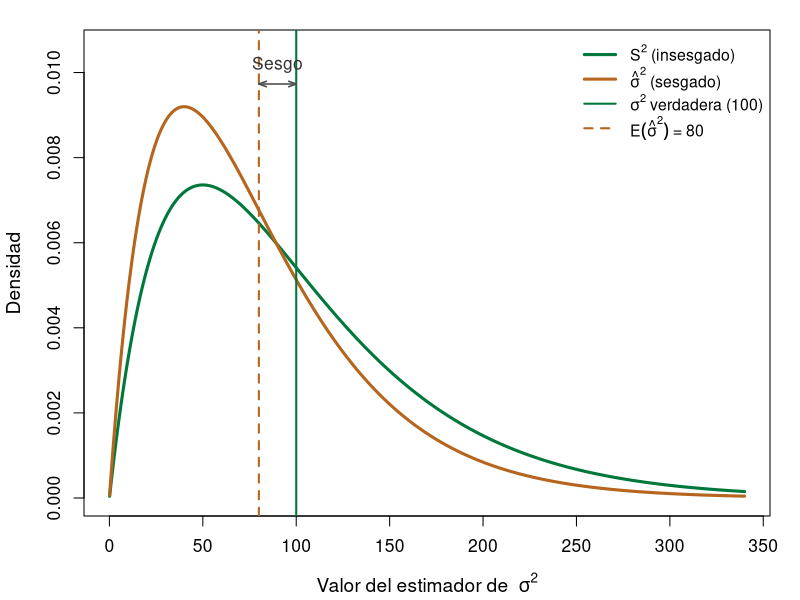
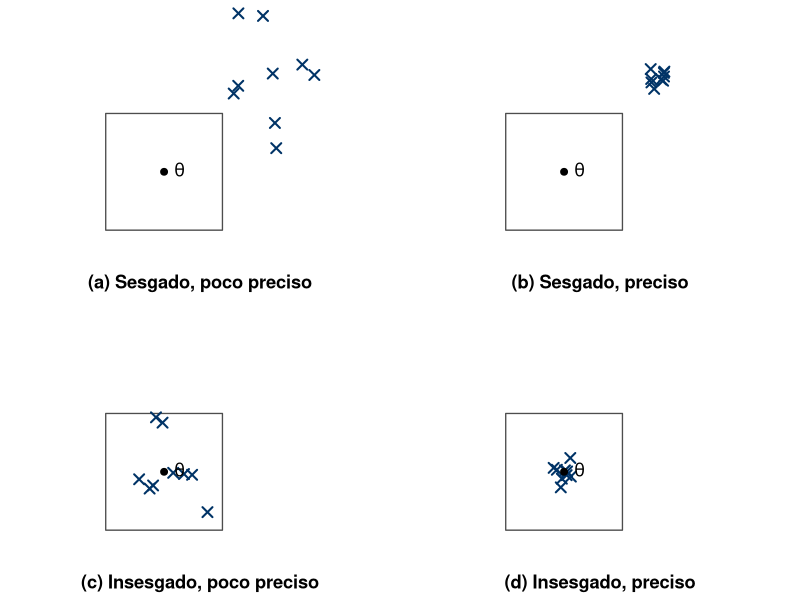
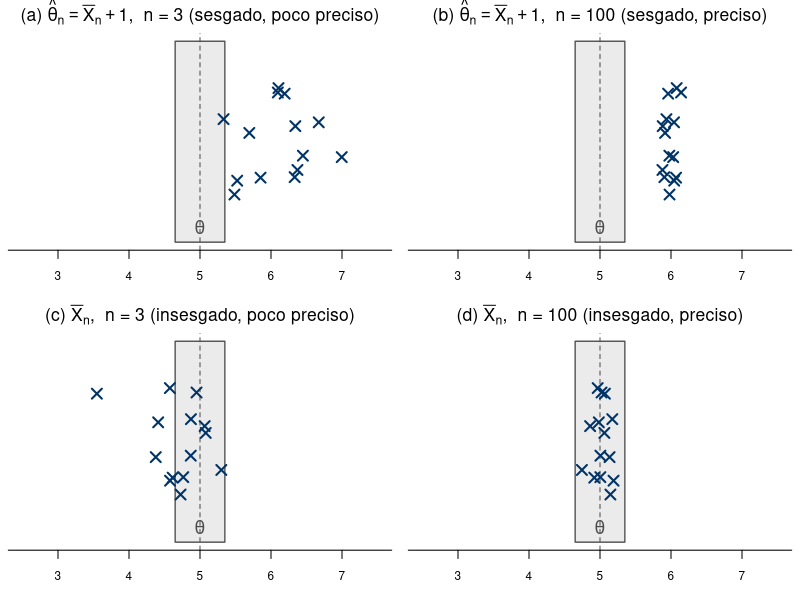
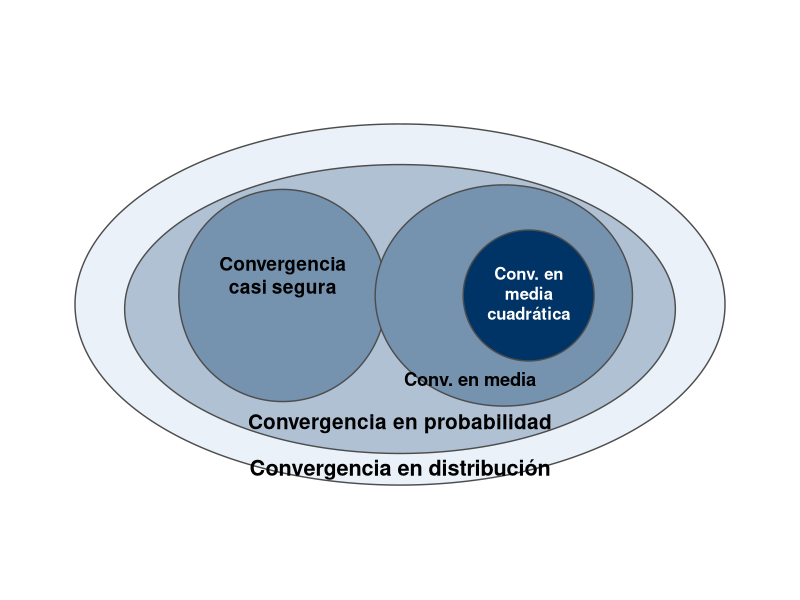
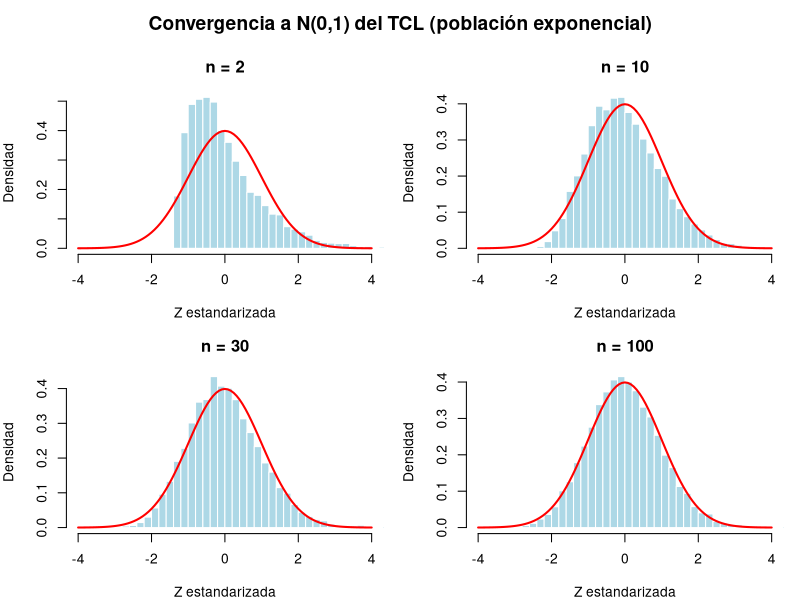
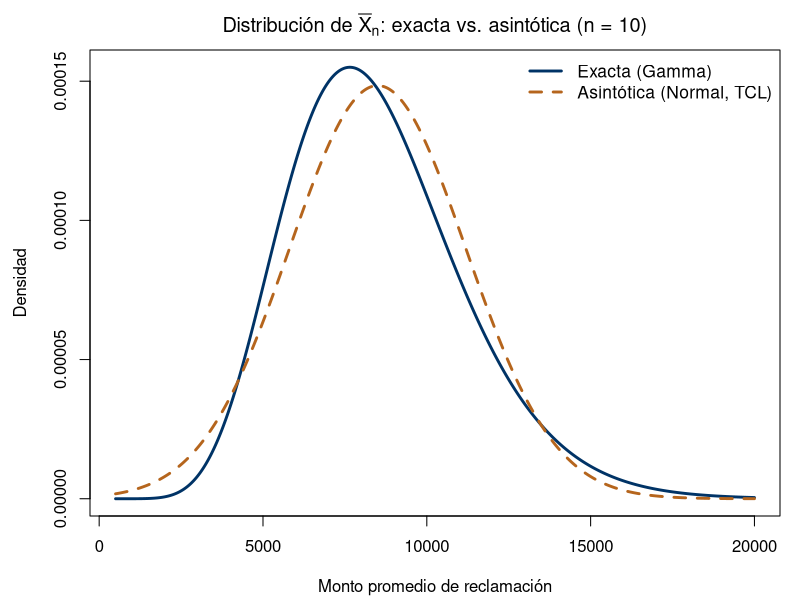
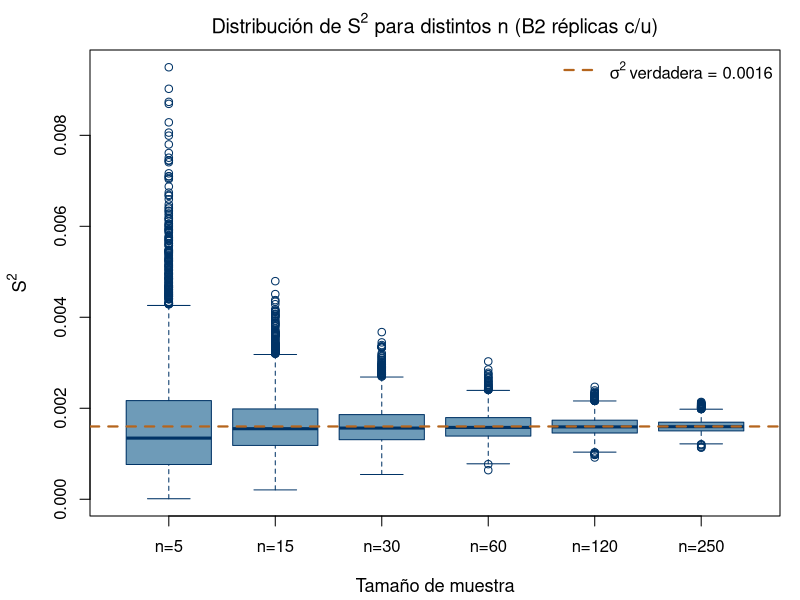
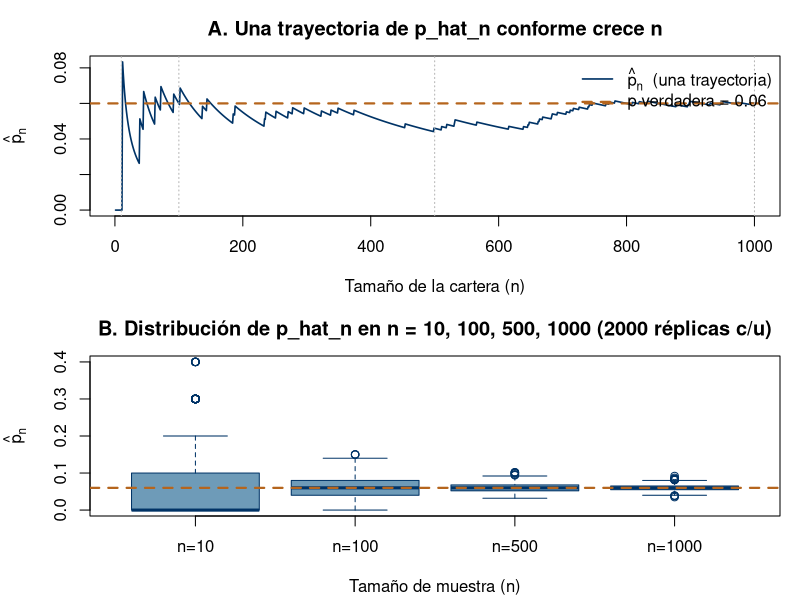

Source code (R) for these figures, in order:
# ==============================================================
# Capítulo 4 - Estimación puntual, convergencia y máxima verosimilitud
# Inferencia Estadística, EST-11102, ITAM
# ==============================================================

# Si este script se ejecuta en un entorno con locale POSIX/C (sin
# UTF-8), los acentos en las etiquetas de las figuras (p. ej.
# "distribución", "cuadrática") se corrompen al renderizar. Este
# intento silencioso de fijar un locale UTF-8 evita ese problema; si
# el locale no está disponible en el sistema, no interrumpe el script.
try(Sys.setlocale("LC_CTYPE", "C.UTF-8"), silent = TRUE)

# --------------------------------------------------------------
# 1. Figura: sesgo vs. varianza (Sección 4.2, Figura cap4_sesgo_varianza)
#    Distribuciones EXACTAS (no simuladas) de S^2 y sigma_hat^2 para el
#    Ejemplo 4.2.1 (n=5, sigma^2=100), usando (n-1)S^2/sigma^2 ~ chi^2_(n-1).
# --------------------------------------------------------------
n_fig <- 5
sigma2_fig <- 100
df_fig <- n_fig - 1

# S^2 = (sigma^2/(n-1)) * W, W ~ chi2_(n-1)  =>  densidad de S^2 en s:
dS2 <- function(s) dchisq((df_fig / sigma2_fig) * s, df = df_fig) * (df_fig / sigma2_fig)
# sigma_hat^2 = (sigma^2/n) * W  =>  densidad de sigma_hat^2 en t:
dSigmaHat2 <- function(t) dchisq((n_fig / sigma2_fig) * t, df = df_fig) * (n_fig / sigma2_fig)

x_fig <- seq(0.1, 340, length.out = 1000)
AZUL_ITAM  <- "#003366"
VERDE_ITAM <- "#00783C"
NARANJA    <- "#B5651D"

png("cap4_sesgo_varianza.png", width = 2200, height = 1500, res = 220)
par(mar = c(4.2, 4.2, 1.5, 1.5))
yS2 <- dS2(x_fig); ySigmaHat2 <- dSigmaHat2(x_fig)
ymax_fig <- max(yS2, ySigmaHat2) * 1.15
plot(x_fig, yS2, type = "l", col = VERDE_ITAM, lwd = 3,
     xlab = expression(paste("Valor del estimador de  ", sigma^2)),
     ylab = "Densidad", ylim = c(0, ymax_fig), xlim = c(0, 340),
     cex.lab = 1.15, cex.axis = 1.05)
lines(x_fig, ySigmaHat2, col = NARANJA, lwd = 3)
abline(v = sigma2_fig, col = VERDE_ITAM, lwd = 2, lty = 1)
abline(v = (df_fig / n_fig) * sigma2_fig, col = NARANJA, lwd = 2, lty = 2)
y_bracket <- ymax_fig * 0.92
arrows(x0 = (df_fig / n_fig) * sigma2_fig, y0 = y_bracket, x1 = sigma2_fig, y1 = y_bracket,
       length = 0.08, angle = 20, code = 3, col = "gray30", lwd = 1.6)
text(x = mean(c((df_fig / n_fig) * sigma2_fig, sigma2_fig)), y = y_bracket * 1.045,
     labels = "Sesgo", col = "gray20", cex = 1.05)
legend("topright",
       legend = c(expression(S^2 ~ "(insesgado)"), expression(hat(sigma)^2 ~ "(sesgado)"),
                  expression(sigma^2 ~ "verdadera (100)"), expression(E(hat(sigma)^2) ~ "= 80")),
       col = c(VERDE_ITAM, NARANJA, VERDE_ITAM, NARANJA),
       lwd = c(3, 3, 2, 2), lty = c(1, 1, 1, 2), bty = "n", cex = 0.95, seg.len = 2.2)
dev.off()
cat("Figura exportada: cap4_sesgo_varianza.png\n")

# --------------------------------------------------------------
# 1b. Figura: sesgo y precisión (Sección 4.2, Figura cap4_sesgo_precision)
#     Cuadricula 2x2: sesgado/insesgado x preciso/impreciso.
#     Convencion visual: un "x" fuera del recuadro (la region alrededor
#     de theta) representa una estimacion sesgada; dentro del recuadro,
#     una estimacion insesgada. La dispersion de los puntos (compactos
#     vs. dispersos) representa la precision.
# --------------------------------------------------------------
set.seed(123)
box_half <- 1.3

gen_points <- function(n, cx, cy, sd, inside) {
  pts <- matrix(NA_real_, nrow = n, ncol = 2)
  for (i in 1:n) {
    repeat {
      x <- rnorm(1, cx, sd); y <- rnorm(1, cy, sd)
      es_dentro <- (abs(x) <= box_half) && (abs(y) <= box_half)
      if (inside == es_dentro) { pts[i, ] <- c(x, y); break }
    }
  }
  pts
}

pa <- gen_points(9, cx = 2.1, cy = 2.1, sd = 0.8,  inside = FALSE) # (a) sesgado, poco preciso
pb <- gen_points(9, cx = 2.1, cy = 2.1, sd = 0.15, inside = FALSE) # (b) sesgado, preciso
pc <- gen_points(9, cx = 0,   cy = 0,   sd = 0.8,  inside = TRUE)  # (c) insesgado, poco preciso
pd <- gen_points(9, cx = 0,   cy = 0,   sd = 0.15, inside = TRUE)  # (d) insesgado, preciso

dibujar_panel <- function(pts, etiqueta) {
  plot(NA, xlim = c(-1.9, 3.5), ylim = c(-1.9, 3.5), asp = 1,
       axes = FALSE, xlab = "", ylab = "")
  rect(-box_half, -box_half, box_half, box_half, border = "gray30", lwd = 1.3)
  points(pts[, 1], pts[, 2], pch = 4, cex = 1.6, lwd = 2, col = AZUL_ITAM)
  points(0, 0, pch = 19, cex = 1.1)
  text(0.35, 0.05, expression(theta), cex = 1.3)
  mtext(etiqueta, side = 1, line = 0.5, cex = 1.1, font = 2)
}

png("cap4_sesgo_precision.png", width = 2000, height = 1750, res = 220)
par(mfrow = c(2, 2), mar = c(2, 0.3, 0.3, 0.3), oma = c(0, 0, 0, 0))
dibujar_panel(pa, "(a) Sesgado, poco preciso")
dibujar_panel(pb, "(b) Sesgado, preciso")
dibujar_panel(pc, "(c) Insesgado, poco preciso")
dibujar_panel(pd, "(d) Insesgado, preciso")
dev.off()
cat("Figura exportada: cap4_sesgo_precision.png\n")

# --------------------------------------------------------------
# 1c-bis. Figura 4.1 REPLICADA con estimadores reales (Solucion del
#     Ejercicio "Disenando la Figura 4.1", Seccion 4.6). A diferencia
#     de la figura esquematica anterior, aqui cada "x" es una
#     repeticion real de un estimador genuino: Xbar_n (insesgado) y
#     theta_hat_n = Xbar_n + 1 (sesgado, sesgo fijo = 1 para todo n),
#     cada uno a n chica y n grande, para X_1,...,X_n iid N(theta,1).
#     Esta figura NO va en el libro: va unicamente en el manual de
#     soluciones, como parte de la respuesta a ese ejercicio.
# --------------------------------------------------------------
set.seed(2026)
theta_real <- 5
n_chica <- 3
n_grande <- 100
B_fig1 <- 14

# Xbar_n ~ N(theta, 1/n) exactamente, para poblacion N(theta,1)
xbar_chica  <- rnorm(B_fig1, mean = theta_real,     sd = 1/sqrt(n_chica))
xbar_grande <- rnorm(B_fig1, mean = theta_real,     sd = 1/sqrt(n_grande))
theta_hat_chica  <- rnorm(B_fig1, mean = theta_real + 1, sd = 1/sqrt(n_chica))
theta_hat_grande <- rnorm(B_fig1, mean = theta_real + 1, sd = 1/sqrt(n_grande))

dibujar_panel_real <- function(valores, etiqueta, xlim) {
  set.seed(1)  # jitter vertical reproducible, solo para separar puntos visualmente
  y_jitter <- runif(length(valores), -0.6, 0.6)
  plot(NA, xlim = xlim, ylim = c(-1, 1), axes = FALSE, xlab = "", ylab = "")
  rect(theta_real - 0.35, -1, theta_real + 0.35, 1, col = "gray92", border = "gray30", lwd = 1.3)
  abline(v = theta_real, lty = 2, col = "gray30")
  points(valores, y_jitter, pch = 4, cex = 1.6, lwd = 2, col = AZUL_ITAM)
  text(theta_real, -0.85, expression(theta), cex = 1.3, col = "gray30")
  axis(1, at = pretty(xlim), cex.axis = 0.85)
  mtext(etiqueta, side = 3, line = 0.3, cex = 1.05, font = 2)
}

png("cap4_sesgo_precision_replicada.png", width = 2200, height = 1900, res = 220)
par(mfrow = c(2, 2), mar = c(3, 0.5, 2, 0.5), oma = c(0, 0, 0, 0))
dibujar_panel_real(theta_hat_chica,  expression("(a) " * hat(theta)[n] == bar(X)[n] + 1 * ",  n = 3 (sesgado, poco preciso)"), xlim = c(2.5, 7.5))
dibujar_panel_real(theta_hat_grande, expression("(b) " * hat(theta)[n] == bar(X)[n] + 1 * ",  n = 100 (sesgado, preciso)"),   xlim = c(2.5, 7.5))
dibujar_panel_real(xbar_chica,       expression("(c) " * bar(X)[n] * ",  n = 3 (insesgado, poco preciso)"),                  xlim = c(2.5, 7.5))
dibujar_panel_real(xbar_grande,      expression("(d) " * bar(X)[n] * ",  n = 100 (insesgado, preciso)"),                     xlim = c(2.5, 7.5))
dev.off()
cat("Figura exportada: cap4_sesgo_precision_replicada.png\n")

# --------------------------------------------------------------
# 1c. Figura: jerarquía de los modos de convergencia (Sección 4.4,
#     Figura cap4_jerarquia_convergencia, Teorema 4.4.1). Elipses
#     anidadas: distribución (más externa) > probabilidad > {casi
#     segura, media} (no anidadas entre sí) > media cuadrática (dentro
#     de media). Inspirado en el diagrama de Rincón (2007), redibujado
#     con estilo y paleta propios.
# --------------------------------------------------------------
draw_ellipse <- function(cx, cy, rx, ry, col, border = "gray30", lwd = 1.4, n = 300) {
  theta <- seq(0, 2 * pi, length.out = n)
  polygon(cx + rx * cos(theta), cy + ry * sin(theta),
          col = col, border = border, lwd = lwd)
}

# Paleta: tonos del azul ITAM, de más claro (externo) a más oscuro (interno)
pal_jer <- colorRampPalette(c("#EAF1F8", AZUL_ITAM))(5)

png("cap4_jerarquia_convergencia.png", width = 2400, height = 1500, res = 220, type = "cairo")
par(mar = c(0.5, 0.5, 0.5, 0.5))
plot(NA, xlim = c(-8, 8), ylim = c(-4.3, 4.3), asp = 1,
     axes = FALSE, xlab = "", ylab = "")

draw_ellipse(0, -0.1, 7.2, 4.0, col = pal_jer[1])                 # distribución
draw_ellipse(0, -0.2, 6.1, 3.2, col = pal_jer[2])                 # probabilidad
draw_ellipse(-2.6, 0.1, 2.3, 2.35, col = pal_jer[3])              # casi segura
draw_ellipse(2.3, 0.1, 2.85, 2.45, col = pal_jer[3])              # media
draw_ellipse(2.85, 0.1, 1.45, 1.45, col = pal_jer[5])             # media cuadrática

text(-2.6, 0.55, "Convergencia\ncasi segura", cex = 1.15, font = 2)
text(2.85, 0.15, "Conv. en\nmedia\ncuadrática", cex = 1.0, font = 2, col = "white")
text(1.55, -1.75, "Conv. en media", cex = 1.1, font = 2)
text(0, -2.75, "Convergencia en probabilidad", cex = 1.25, font = 2)
text(0, -3.75, "Convergencia en distribución", cex = 1.3, font = 2)

dev.off()
cat("Figura exportada: cap4_jerarquia_convergencia.png\n")

# --------------------------------------------------------------
# 2. Verificación del Teorema Central del Límite (Sección 4.7)
#    Población NO normal: exponencial(lambda = 1/8500), que modela
#    montos de reclamaciones de seguros (Ejercicio del capítulo).
# --------------------------------------------------------------
set.seed(123)

lambda_pob <- 1 / 8500          # tasa de la exponencial
mu_pob     <- 1 / lambda_pob    # media poblacional = 8500
sigma_pob  <- 1 / lambda_pob    # desv. estándar poblacional (exp: sigma = mu)

B <- 10000                      # número de muestras simuladas
tamanos_n <- c(2, 10, 30, 100)  # tamaños de muestra a comparar

png("cap4_tcl_exponencial.png", width = 2200, height = 2000, res = 220, type = "cairo")
par(mfrow = c(2, 2), mar = c(4, 4, 3, 1), oma = c(0, 0, 2.5, 0))
for (n in tamanos_n) {
  # Para cada tamaño de muestra, simulamos B medias muestrales
  medias <- replicate(B, mean(rexp(n, rate = lambda_pob)))

  # Estandarizamos: Z = sqrt(n)*(Xbarra - mu) / sigma
  z <- sqrt(n) * (medias - mu_pob) / sigma_pob

  hist(z, breaks = 50, freq = FALSE, col = "lightblue", border = "white",
       main = paste0("n = ", n),
       xlab = "Z estandarizada", ylab = "Densidad",
       xlim = c(-4, 4))
  curve(dnorm(x), col = "red", lwd = 2, add = TRUE)
}
mtext("Convergencia a N(0,1) del TCL (población exponencial)",
      side = 3, line = 0.5, outer = TRUE, cex = 1.15, font = 2)
dev.off()
cat("Figura exportada: cap4_tcl_exponencial.png\n")

cat("Nótese cómo, aunque la población exponencial es muy asimétrica,\n",
    "la distribución de Z se acerca a la normal estándar conforme\n",
    "aumenta n: el contenido del Teorema Central del Límite.\n")

# --------------------------------------------------------------
# 2b. Figura: densidad exacta vs. asintótica de Xbar_n, n chico
#     (Sección 4.7, Figura cap4_exacta_vs_asintotica). Población
#     exponencial(lambda), mismos parámetros que arriba. Inspirado en
#     el Gráfico 4.5 de Greene, redibujado con estilo propio.
# --------------------------------------------------------------
n_fig2 <- 10

# Densidad EXACTA de Xbar_n: para una exponencial(lambda), la suma de n
# observaciones es Gamma(forma=n, tasa=lambda), asi que Xbar_n es
# Gamma(forma=n, tasa=n*lambda).
dens_exacta_fig2 <- function(x) dgamma(x, shape = n_fig2, rate = n_fig2 * lambda_pob)
# Densidad ASINTOTICA que predice el TCL: N(mu, sigma^2/n)
dens_asint_fig2 <- function(x) dnorm(x, mean = mu_pob, sd = sigma_pob / sqrt(n_fig2))

x_fig2 <- seq(500, 20000, length.out = 500)

png("cap4_exacta_vs_asintotica.png", width = 2200, height = 1500, res = 220, type = "cairo")
par(mar = c(4.2, 4.5, 2.5, 1))
plot(x_fig2, dens_exacta_fig2(x_fig2), type = "l", lwd = 2.8, col = AZUL_ITAM,
     xlab = "Monto promedio de reclamación", ylab = "Densidad",
     main = bquote("Distribución de " * bar(X)[n] * ": exacta vs. asintótica (n = " * .(n_fig2) * ")"))
lines(x_fig2, dens_asint_fig2(x_fig2), lwd = 2.8, col = NARANJA, lty = 2)
legend("topright", legend = c("Exacta (Gamma)", "Asintótica (Normal, TCL)"),
       col = c(AZUL_ITAM, NARANJA), lwd = 2.8, lty = c(1, 2), bty = "n", cex = 1.05)
dev.off()
cat("Figura exportada: cap4_exacta_vs_asintotica.png\n")


# --------------------------------------------------------------
# 3. Consistencia: la varianza del estimador decrece con n
#    (Sección 4.6). Estimador: S^2 (varianza muestral) de una
#    población de rendimientos simulados N(0.01, 0.04^2).
# --------------------------------------------------------------
set.seed(456)

mu_r    <- 0.01
sigma_r <- 0.04
tamanos_n2 <- c(5, 15, 30, 60, 120, 250)
B2 <- 5000

resultados_s2 <- lapply(tamanos_n2, function(n) {
  replicate(B2, var(rnorm(n, mean = mu_r, sd = sigma_r)))
})
names(resultados_s2) <- paste0("n=", tamanos_n2)

png("cap4_consistencia_s2.png", width = 2200, height = 1500, res = 220, type = "cairo")
par(mar = c(4.2, 4.5, 2.5, 1))
boxplot(resultados_s2,
        col = "#6E9BB8", border = AZUL_ITAM,
        main = expression(paste("Distribución de ", S^2, " para distintos ", n,
                                " (", B2, " réplicas c/u)")),
        xlab = "Tamaño de muestra", ylab = expression(S^2),
        cex.lab = 1.1, cex.axis = 1.0)
abline(h = sigma_r^2, col = NARANJA, lwd = 2.2, lty = 2)
legend("topright", legend = expression(sigma^2 ~ "verdadera = 0.0016"),
       col = NARANJA, lty = 2, lwd = 2.2, bty = "n", cex = 1.0)
dev.off()
cat("Figura exportada: cap4_consistencia_s2.png\n")

# Verificación numérica: la varianza de S^2 across simulaciones decrece
tabla_consistencia <- data.frame(
  n          = tamanos_n2,
  media_S2   = sapply(resultados_s2, mean),
  var_S2     = sapply(resultados_s2, var)
)
print(tabla_consistencia)
cat("\nLa varianza de S^2 entre simulaciones (columna var_S2) disminuye\n",
    "monótonamente con n: evidencia empírica de consistencia (Sección 4.6).\n")


# --------------------------------------------------------------
# 4. Figura: consistencia de la proporción muestral p_hat
#    (Sección 4.6, Ejemplo 4.6.1, Figura cap4_consistencia_phat).
#    Dos paneles: (A) una trayectoria de p_hat_n conforme crece n, y
#    (B) la distribución completa de p_hat_n (via boxplots) en cuatro
#    tamaños de muestra específicos, mostrando el colapso de la caja.
#    Para el ejemplo de incumplimiento de crédito (Bernoulli(p),
#    p=0.06). Inspirado en el codigo de consistencia usado en el curso
#    de teoria asintotica (media muestral de una uniforme), aqui
#    ajustado a este ejemplo, y en el interactivo HTML homónimo
#    (simulacion_consistencia_phat.html).
# --------------------------------------------------------------
set.seed(2025)
p_credito <- 0.06
N_max_phat <- 1000
n_ref_phat <- c(10, 100, 500, 1000)

incumplimientos_traj <- rbinom(N_max_phat, size = 1, prob = p_credito)
p_hat_traj <- cumsum(incumplimientos_traj) / seq_len(N_max_phat)

B_box_phat <- 2000
datos_box_phat <- lapply(n_ref_phat, function(n) {
  replicate(B_box_phat, mean(rbinom(n, size = 1, prob = p_credito)))
})
names(datos_box_phat) <- paste0("n=", n_ref_phat)

png("cap4_consistencia_phat.png", width = 2200, height = 2900, res = 220, type = "cairo")
par(mfrow = c(2, 1), mar = c(4.2, 4.5, 2.8, 1))

# Panel A (arriba): una trayectoria
plot(seq_len(N_max_phat), p_hat_traj, type = "l", lwd = 1.6, col = AZUL_ITAM,
     xlab = "Tamaño de la cartera (n)", ylab = expression(hat(p)[n]),
     main = "A. Una trayectoria de p_hat_n conforme crece n")
abline(h = p_credito, col = NARANJA, lwd = 2.2, lty = 2)
abline(v = n_ref_phat, col = "gray70", lty = 3)
legend("topright", legend = c(expression(hat(p)[n] * "  (una trayectoria)"),
                               "p verdadera = 0.06"),
       col = c(AZUL_ITAM, NARANJA), lwd = c(1.6, 2.2), lty = c(1, 2), bty = "n")

# Panel B (abajo): distribución completa (boxplots) en n fijos
boxplot(datos_box_phat, col = "#6E9BB8", border = AZUL_ITAM,
        main = paste0("B. Distribución de p_hat_n en n = 10, 100, 500, 1000 (",
                       B_box_phat, " réplicas c/u)"),
        xlab = "Tamaño de muestra (n)", ylab = expression(hat(p)[n]))
abline(h = p_credito, col = NARANJA, lwd = 2.2, lty = 2)

dev.off()
cat("Figura exportada: cap4_consistencia_phat.png\n")


# --------------------------------------------------------------
# 5. Máxima verosimilitud: forma cerrada y optimización numérica
#    (Sección 4.9)
# --------------------------------------------------------------

# --- 3a. EMV cerrado: Bernoulli (proporción de incumplimiento) ---
set.seed(789)
n_credito <- 500
p_real    <- 0.06
incumplimientos <- rbinom(n_credito, size = 1, prob = p_real)

p_hat <- mean(incumplimientos)  # EMV: proporción muestral
cat("\n--- EMV Bernoulli (incumplimiento de crédito) ---\n")
cat("p real:", p_real, " | p_hat (EMV):", round(p_hat, 4), "\n")

# --- 3b. EMV cerrado: Exponencial (tiempo entre reclamaciones) ---
set.seed(101)
n_reclamos <- 50
lambda_real <- 1 / 12  # 1 reclamo cada 12 días en promedio
tiempos <- rexp(n_reclamos, rate = lambda_real)

lambda_hat <- 1 / mean(tiempos)  # EMV cerrado: 1/Xbarra
cat("\n--- EMV Exponencial (tiempo entre reclamaciones) ---\n")
cat("lambda real:", round(lambda_real, 4),
    " | lambda_hat (EMV):", round(lambda_hat, 4), "\n")

# --- 3c. EMV numérico vía optim(): distribución Gamma(forma, tasa) ---
# Útil cuando no hay forma cerrada, p. ej. severidad de siniestros.
set.seed(202)
forma_real <- 3
tasa_real  <- 0.5
severidad  <- rgamma(200, shape = forma_real, rate = tasa_real)

log_verosimilitud_gamma <- function(par, datos) {
  forma <- par[1]; tasa <- par[2]
  if (forma <= 0 || tasa <= 0) return(-Inf)  # respetar el espacio parametral
  sum(dgamma(datos, shape = forma, rate = tasa, log = TRUE))
}

ajuste <- optim(
  par     = c(1, 1),                     # valores iniciales
  fn      = function(par) -log_verosimilitud_gamma(par, severidad),
  method  = "L-BFGS-B",
  lower   = c(1e-4, 1e-4)
)

cat("\n--- EMV numérico: severidad de siniestros ~ Gamma(forma, tasa) ---\n")
cat("Parámetros reales:      forma =", forma_real, " tasa =", tasa_real, "\n")
cat("EMV (optim, L-BFGS-B):  forma =", round(ajuste$par[1], 3),
    " tasa =", round(ajuste$par[2], 3), "\n")


# --------------------------------------------------------------
# 6. Normalidad asintótica del EMV (Teorema 4.9, Sección 4.9)
#    Verificación por simulación para el modelo Bernoulli:
#    sqrt(n)*(p_hat - p) --> N(0, p(1-p))
# --------------------------------------------------------------
set.seed(303)
p0 <- 0.06
n_grande <- 500
B3 <- 8000

p_hats <- replicate(B3, mean(rbinom(n_grande, size = 1, prob = p0)))
z_emv  <- sqrt(n_grande) * (p_hats - p0) / sqrt(p0 * (1 - p0))

png("cap4_normalidad_emv.png", width = 2200, height = 1500, res = 220, type = "cairo")
par(mar = c(4.5, 4.5, 2.5, 1))
hist(z_emv, breaks = 50, freq = FALSE, col = "#6E9BB8", border = "white",
     main = bquote("Normalidad asintótica del EMV: Bernoulli(p = " * .(p0) * "),  n = " * .(n_grande)),
     xlab = expression(sqrt(n) * (hat(p) - p[0]) / sqrt(p[0] * (1 - p[0]))),
     ylab = "Densidad", cex.lab = 1.1)
curve(dnorm(x), col = NARANJA, lwd = 2.8, add = TRUE)
legend("topright", legend = c(paste0("Simulación (", B3, " réplicas)"), "N(0,1) teórica"),
       col = c("#6E9BB8", NARANJA), lwd = c(8, 2.8), bty = "n", cex = 1.0)
dev.off()
cat("Figura exportada: cap4_normalidad_emv.png\n")

cat("\nMedia de Z simulada:", round(mean(z_emv), 4), "(teórica: 0)\n")
cat("Varianza de Z simulada:", round(var(z_emv), 4), "(teórica: 1)\n")
cat("Esta simulación confirma numéricamente el Teorema 4.9:",
    "el EMV estandarizado se distribuye aproximadamente N(0,1)",
    "para n suficientemente grande.\n")

# --------------------------------------------------------------
# 7. Figura: tasas de convergencia de la media y la mediana
#    (Sección 4.7, Ejemplo de eficiencia asintótica media vs.
#    mediana, Figura cap4_tasa_media_mediana). Población N(0,1):
#    sd(media)=1/sqrt(n), sd(mediana)=sqrt(pi/2)/sqrt(n).
# --------------------------------------------------------------
n_vals <- seq(2, 100, by = 1)
sd_media   <- 1 / sqrt(n_vals)
sd_mediana <- sqrt(pi / 2) / sqrt(n_vals)

png("cap4_tasa_media_mediana.png", width = 2200, height = 1500, res = 220, type = "cairo")
par(mar = c(4.2, 4.5, 2.5, 1))
plot(n_vals, sd_media, type = "l", lwd = 2.8, col = AZUL_ITAM,
     ylim = c(0, max(sd_mediana)),
     xlab = "Tamaño de muestra n",
     ylab = "Desviación estándar asintótica",
     main = "Eficiencia asintótica: media vs. mediana (población N(0,1))")
lines(n_vals, sd_mediana, lwd = 2.8, col = NARANJA, lty = 2)
legend("topright", legend = c(expression(sd(bar(X)[n]) == 1/sqrt(n)),
                               expression(sd(M[n]) == sqrt(pi/2)/sqrt(n))),
       col = c(AZUL_ITAM, NARANJA), lwd = 2.8, lty = c(1, 2), bty = "n", cex = 1.05)
dev.off()
cat("Figura exportada: cap4_tasa_media_mediana.png\n")

# --------------------------------------------------------------
# 8. Figura: superficie de la log-verosimilitud de una normal
#    (Sección 4.9, Ejemplo de invarianza, Figura
#    cap4_superficie_verosimilitud). Muestra pequeña de
#    rendimientos diarios (%) de un activo.
# --------------------------------------------------------------
y_ll <- c(1.2, -0.8, 0.5, 0.1, -0.3, 0.9)
t_ll <- length(y_ll)
mu_mle_ll   <- mean(y_ll)
sig2_mle_ll <- mean((y_ll - mu_mle_ll)^2)
cat("\nEMV normal (rendimientos de ejemplo): mu_hat =", round(mu_mle_ll, 4),
    " sigma2_hat =", round(sig2_mle_ll, 4), "\n")

mu_grid   <- seq(mu_mle_ll - 1, mu_mle_ll + 1, length.out = 60)
sig2_grid <- seq(max(0.02, sig2_mle_ll - 0.35), sig2_mle_ll + 0.6, length.out = 60)
lnL <- outer(mu_grid, sig2_grid, Vectorize(function(mu, s2) {
  -0.5 * t_ll * log(2 * pi) - 0.5 * t_ll * log(s2) - sum((y_ll - mu)^2) / (2 * s2)
}))

png("cap4_superficie_verosimilitud.png", width = 2200, height = 1900, res = 220, type = "cairo")
par(mar = c(1, 1, 2, 1))
# Color de cada panel segun su altura promedio (paleta azul-ITAM -> naranja),
# para que el pico (el EMV) resalte con claridad.
nrz <- nrow(lnL); ncz <- ncol(lnL)
alturas_panel <- (lnL[-1, -1] + lnL[-1, -ncz] + lnL[-nrz, -1] + lnL[-nrz, -ncz]) / 4
paleta <- colorRampPalette(c(AZUL_ITAM, "#6E9BB8", NARANJA))(100)
rango <- range(alturas_panel)
idx_color <- 1 + round(99 * (alturas_panel - rango[1]) / diff(rango))
colores_panel <- paleta[idx_color]

res_persp <- persp(mu_grid, sig2_grid, lnL,
      theta = 35, phi = 25, expand = 0.65, ticktype = "detailed",
      col = colores_panel, border = NA, shade = 0.25,
      xlab = "mu", ylab = "sigma^2", zlab = "log L(mu, sigma^2)",
      main = "Superficie de la log-verosimilitud normal")
punto_mle <- trans3d(mu_mle_ll, sig2_mle_ll, max(lnL) + 0.5, res_persp)
points(punto_mle, pch = 19, col = "black", cex = 1.3)
text(punto_mle$x, punto_mle$y - 0.02, labels = "EMV", pos = 3, cex = 1.0)
dev.off()
cat("Figura exportada: cap4_superficie_verosimilitud.png\n")

# --------------------------------------------------------------
# 9. Verificación por simulación: error estándar delta-method del
#    Sharpe ratio (Sección 4.8, Ejemplo del Sharpe ratio). Se
#    simulan muchas muestras, se calcula theta_hat = Xbar/S en cada
#    una, y se compara la desviación estándar empírica de theta_hat
#    contra la fórmula delta-method evaluada en el theta verdadero.
# --------------------------------------------------------------
set.seed(2024)
mu_sr <- 0.05; sigma_sr <- 0.10; n_sr <- 172; B_sr <- 5000
theta_sr <- mu_sr / sigma_sr

theta_hats <- replicate(B_sr, {
  muestra <- rnorm(n_sr, mean = mu_sr, sd = sigma_sr)
  mean(muestra) / sd(muestra)
})

ee_delta_teorico   <- sqrt((1 + theta_sr^2 / 2) / n_sr)
ee_empirico        <- sd(theta_hats)

cat("\n--- Verificación: error estándar delta-method del Sharpe ratio ---\n")
cat("theta verdadero (mu/sigma):", round(theta_sr, 4), "\n")
cat("ee delta-method teórico:   ", round(ee_delta_teorico, 4), "\n")
cat("ee empírico (", B_sr, "réplicas, n =", n_sr, "):", round(ee_empirico, 4), "\n")
cat("La cercanía entre ambos confirma numéricamente la fórmula del",
    "Ejemplo del Sharpe ratio (Método Delta, Sección 4.8).\n")


# --------------------------------------------------------------
# 10. Localización de una Cauchy: media, mediana y EMV; tres
#     estimadores del error estándar del EMV (Sección 4.9, Ejemplo de
#     la Cauchy y Ejercicio de los tres estimadores del error estándar).
#     X_i ~ Cauchy(theta, 1): la media muestral no es consistente; la
#     mediana tiene varianza asintótica pi^2/4; el EMV, que no tiene
#     forma cerrada, alcanza la cota 1/I(theta) = 2 (I(theta) = 1/2).
# --------------------------------------------------------------
set.seed(2026)
theta_c <- 0                        # parámetro de localización verdadero

# Log-verosimilitud (sin constantes) y EMV con optim(), partiendo de la
# mediana: en muestras pequeñas la verosimilitud puede tener varios
# máximos locales, y la mediana es un punto de partida razonable.
ll_cauchy  <- function(t, x) -sum(log(1 + (x - t)^2))
emv_cauchy <- function(x) optim(median(x), function(t) -ll_cauchy(t, x),
                                method = "BFGS")$par

# (a) n * Var(estimador) para la mediana y el EMV, con n grande
n_c <- 400; B_c <- 2000
est_c <- replicate(B_c, {
  x <- rcauchy(n_c, theta_c)
  c(mediana = median(x), emv = emv_cauchy(x))
})
avar_emp_c <- n_c * apply(est_c, 1, var)
cat("n*Var mediana:", round(avar_emp_c["mediana"], 3), "(teórico pi^2/4 =", round(pi^2/4, 3), ")\n")
cat("n*Var EMV    :", round(avar_emp_c["emv"], 3), "(teórico 1/I = 2)\n")
cat("eficiencia relativa empírica de la mediana:", round(2/avar_emp_c["mediana"], 3),
    "(teórica 8/pi^2 =", round(8/pi^2, 3), ")\n")

# (b) Tres estimadores del error estándar del EMV en una muestra (n = 30):
#     información esperada, observada y producto externo de scores.
ee_cauchy <- function(x) {
  th <- emv_cauchy(x); u <- x - th; n <- length(x)
  c(emv = th,
    esperada = 1/sqrt(n/2),                             # I(theta) = 1/2
    observada = 1/sqrt(sum(2*(1 - u^2)/(1 + u^2)^2)),   # -l''(theta_hat)
    prod_ext = 1/sqrt(sum((2*u/(1 + u^2))^2)))          # suma de scores^2
}
n_e <- 30
x_e <- rcauchy(n_e, theta_c)
cat("n = 30: EMV =", round(emv_cauchy(x_e), 4), "| media =", round(mean(x_e), 4),
    "| mediana =", round(median(x_e), 4), "\n")
u_e <- x_e - emv_cauchy(x_e)
cat("información: esperada", n_e/2, "| observada", round(sum(2*(1 - u_e^2)/(1 + u_e^2)^2), 2),
    "| producto externo", round(sum((2*u_e/(1 + u_e^2))^2), 2), "\n")
cat("error estándar:", round(ee_cauchy(x_e)[c("esperada", "observada", "prod_ext")], 4), "\n")

# (c) Variabilidad de los tres errores estándar entre muestras
for (n_s in c(30, 500)) {
  ee_s <- replicate(1000, ee_cauchy(rcauchy(n_s, theta_c)))
  cat("n =", n_s, "(1000 muestras): media de ee [esp., obs., prod. ext.] =",
      round(rowMeans(ee_s[c("esperada", "observada", "prod_ext"), ]), 4),
      "| desv. est. de ee [obs., prod. ext.] =",
      round(apply(ee_s[c("observada", "prod_ext"), ], 1, sd), 4),
      "| desv. est. real del EMV =", round(sd(ee_s["emv", ]), 4), "\n")
}
